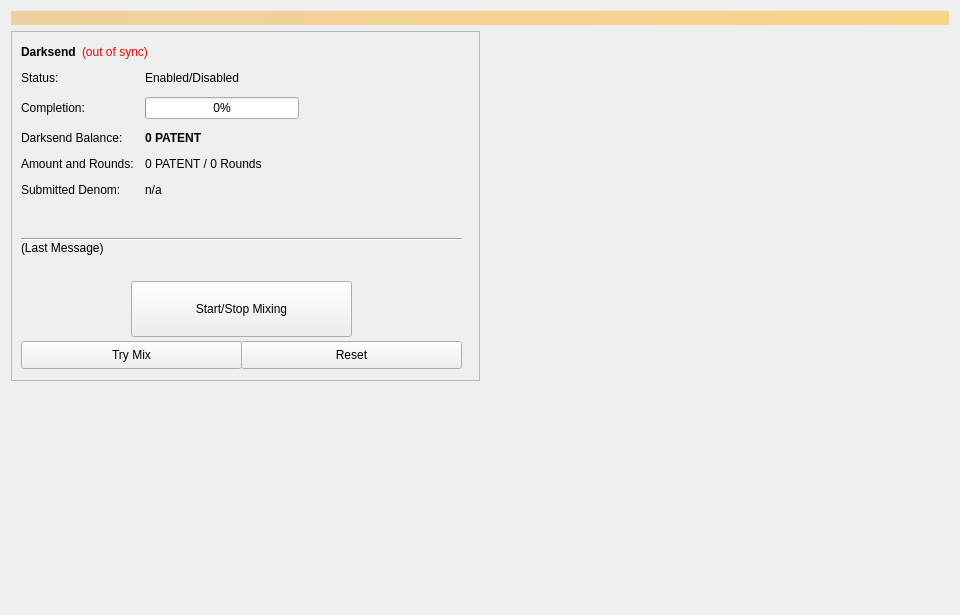
<?xml version="1.0" encoding="UTF-8"?>
<ui version="4.0">
 <class>Coinmix</class>
 <widget class="QWidget" name="Coinmix">
  <property name="geometry">
   <rect>
    <x>0</x>
    <y>0</y>
    <width>960</width>
    <height>615</height>
   </rect>
  </property>
  <property name="minimumSize">
   <size>
    <width>960</width>
    <height>0</height>
   </size>
  </property>
  <property name="windowTitle">
   <string>Form</string>
  </property>
  <layout class="QVBoxLayout" name="topLayout">
   <item>
    <widget class="QLabel" name="labelAlerts">
     <property name="visible">
      <bool>false</bool>
     </property>
     <property name="styleSheet">
      <string notr="true">background-color: qlineargradient(x1: 0, y1: 0, x2: 1, y2: 0, stop:0 #F0D0A0, stop:1 #F8D488); color:#000000;</string>
     </property>
     <property name="wordWrap">
      <bool>true</bool>
     </property>
     <property name="margin">
      <number>3</number>
     </property>
    </widget>
   </item>
   <item>
    <layout class="QHBoxLayout" name="horizontalLayout" stretch="1,1">
     <item>
      <layout class="QVBoxLayout" name="verticalLayout_2">
       <item>
        <widget class="QFrame" name="frameDarksend">
         <property name="minimumSize">
          <size>
           <width>0</width>
           <height>350</height>
          </size>
         </property>
         <property name="layoutDirection">
          <enum>Qt::LeftToRight</enum>
         </property>
         <property name="frameShape">
          <enum>QFrame::StyledPanel</enum>
         </property>
         <property name="frameShadow">
          <enum>QFrame::Raised</enum>
         </property>
         <widget class="QWidget" name="formLayoutWidget">
          <property name="geometry">
           <rect>
            <x>10</x>
            <y>40</y>
            <width>451</width>
            <height>161</height>
           </rect>
          </property>
          <layout class="QFormLayout" name="formLayout">
           <property name="fieldGrowthPolicy">
            <enum>QFormLayout::AllNonFixedFieldsGrow</enum>
           </property>
           <property name="horizontalSpacing">
            <number>11</number>
           </property>
           <property name="verticalSpacing">
            <number>12</number>
           </property>
           <item row="0" column="0">
            <widget class="QLabel" name="label_6">
             <property name="text">
              <string>Status:</string>
             </property>
            </widget>
           </item>
           <item row="1" column="0">
            <widget class="QLabel" name="label_7">
             <property name="text">
              <string>Completion:</string>
             </property>
            </widget>
           </item>
           <item row="1" column="1">
            <widget class="QProgressBar" name="DarksendProgress">
             <property name="maximumSize">
              <size>
               <width>154</width>
               <height>16777215</height>
              </size>
             </property>
             <property name="value">
              <number>0</number>
             </property>
            </widget>
           </item>
           <item row="2" column="0">
            <widget class="QLabel" name="labelAnonymizedText">
             <property name="text">
              <string>Darksend Balance:</string>
             </property>
            </widget>
           </item>
           <item row="2" column="1">
            <widget class="QLabel" name="labelAnonymized">
             <property name="font">
              <font>
               <weight>75</weight>
               <bold>true</bold>
              </font>
             </property>
             <property name="text">
              <string notr="true">0 PATENT</string>
             </property>
            </widget>
           </item>
           <item row="3" column="0">
            <widget class="QLabel" name="label_8">
             <property name="text">
              <string>Amount and Rounds:</string>
             </property>
            </widget>
           </item>
           <item row="3" column="1">
            <widget class="QLabel" name="labelAmountRounds">
             <property name="text">
              <string>0 PATENT / 0 Rounds</string>
             </property>
            </widget>
           </item>
           <item row="4" column="0">
            <widget class="QLabel" name="label_9">
             <property name="text">
              <string>Submitted Denom:</string>
             </property>
            </widget>
           </item>
           <item row="4" column="1">
            <widget class="QLabel" name="labelSubmittedDenom">
             <property name="toolTip">
              <string>The denominations you submitted to the Masternode.&lt;br&gt;To mix, other users must submit the exact same denominations.</string>
             </property>
             <property name="text">
              <string>n/a</string>
             </property>
            </widget>
           </item>
           <item row="0" column="1">
            <widget class="QLabel" name="DarksendEnabled">
             <property name="text">
              <string>Enabled/Disabled</string>
             </property>
            </widget>
           </item>
          </layout>
         </widget>
         <widget class="QPushButton" name="runAutoDenom">
          <property name="geometry">
           <rect>
            <x>251</x>
            <y>17</y>
            <width>1</width>
            <height>1</height>
           </rect>
          </property>
          <property name="palette">
           <palette>
            <active>
             <colorrole role="WindowText">
              <brush brushstyle="SolidPattern">
               <color alpha="255">
                <red>0</red>
                <green>0</green>
                <blue>0</blue>
               </color>
              </brush>
             </colorrole>
             <colorrole role="Button">
              <brush brushstyle="SolidPattern">
               <color alpha="255">
                <red>239</red>
                <green>238</green>
                <blue>238</blue>
               </color>
              </brush>
             </colorrole>
             <colorrole role="Light">
              <brush brushstyle="SolidPattern">
               <color alpha="255">
                <red>255</red>
                <green>255</green>
                <blue>255</blue>
               </color>
              </brush>
             </colorrole>
             <colorrole role="Midlight">
              <brush brushstyle="SolidPattern">
               <color alpha="255">
                <red>247</red>
                <green>246</green>
                <blue>246</blue>
               </color>
              </brush>
             </colorrole>
             <colorrole role="Dark">
              <brush brushstyle="SolidPattern">
               <color alpha="255">
                <red>119</red>
                <green>119</green>
                <blue>119</blue>
               </color>
              </brush>
             </colorrole>
             <colorrole role="Mid">
              <brush brushstyle="SolidPattern">
               <color alpha="255">
                <red>159</red>
                <green>159</green>
                <blue>159</blue>
               </color>
              </brush>
             </colorrole>
             <colorrole role="Text">
              <brush brushstyle="SolidPattern">
               <color alpha="255">
                <red>0</red>
                <green>0</green>
                <blue>0</blue>
               </color>
              </brush>
             </colorrole>
             <colorrole role="BrightText">
              <brush brushstyle="SolidPattern">
               <color alpha="255">
                <red>255</red>
                <green>255</green>
                <blue>255</blue>
               </color>
              </brush>
             </colorrole>
             <colorrole role="ButtonText">
              <brush brushstyle="SolidPattern">
               <color alpha="255">
                <red>0</red>
                <green>0</green>
                <blue>0</blue>
               </color>
              </brush>
             </colorrole>
             <colorrole role="Base">
              <brush brushstyle="SolidPattern">
               <color alpha="255">
                <red>255</red>
                <green>255</green>
                <blue>255</blue>
               </color>
              </brush>
             </colorrole>
             <colorrole role="Window">
              <brush brushstyle="SolidPattern">
               <color alpha="255">
                <red>239</red>
                <green>238</green>
                <blue>238</blue>
               </color>
              </brush>
             </colorrole>
             <colorrole role="Shadow">
              <brush brushstyle="SolidPattern">
               <color alpha="255">
                <red>0</red>
                <green>0</green>
                <blue>0</blue>
               </color>
              </brush>
             </colorrole>
             <colorrole role="AlternateBase">
              <brush brushstyle="SolidPattern">
               <color alpha="255">
                <red>247</red>
                <green>246</green>
                <blue>246</blue>
               </color>
              </brush>
             </colorrole>
             <colorrole role="ToolTipBase">
              <brush brushstyle="SolidPattern">
               <color alpha="255">
                <red>255</red>
                <green>255</green>
                <blue>220</blue>
               </color>
              </brush>
             </colorrole>
             <colorrole role="ToolTipText">
              <brush brushstyle="SolidPattern">
               <color alpha="255">
                <red>0</red>
                <green>0</green>
                <blue>0</blue>
               </color>
              </brush>
             </colorrole>
            </active>
            <inactive>
             <colorrole role="WindowText">
              <brush brushstyle="SolidPattern">
               <color alpha="255">
                <red>0</red>
                <green>0</green>
                <blue>0</blue>
               </color>
              </brush>
             </colorrole>
             <colorrole role="Button">
              <brush brushstyle="SolidPattern">
               <color alpha="255">
                <red>239</red>
                <green>238</green>
                <blue>238</blue>
               </color>
              </brush>
             </colorrole>
             <colorrole role="Light">
              <brush brushstyle="SolidPattern">
               <color alpha="255">
                <red>255</red>
                <green>255</green>
                <blue>255</blue>
               </color>
              </brush>
             </colorrole>
             <colorrole role="Midlight">
              <brush brushstyle="SolidPattern">
               <color alpha="255">
                <red>247</red>
                <green>246</green>
                <blue>246</blue>
               </color>
              </brush>
             </colorrole>
             <colorrole role="Dark">
              <brush brushstyle="SolidPattern">
               <color alpha="255">
                <red>119</red>
                <green>119</green>
                <blue>119</blue>
               </color>
              </brush>
             </colorrole>
             <colorrole role="Mid">
              <brush brushstyle="SolidPattern">
               <color alpha="255">
                <red>159</red>
                <green>159</green>
                <blue>159</blue>
               </color>
              </brush>
             </colorrole>
             <colorrole role="Text">
              <brush brushstyle="SolidPattern">
               <color alpha="255">
                <red>0</red>
                <green>0</green>
                <blue>0</blue>
               </color>
              </brush>
             </colorrole>
             <colorrole role="BrightText">
              <brush brushstyle="SolidPattern">
               <color alpha="255">
                <red>255</red>
                <green>255</green>
                <blue>255</blue>
               </color>
              </brush>
             </colorrole>
             <colorrole role="ButtonText">
              <brush brushstyle="SolidPattern">
               <color alpha="255">
                <red>0</red>
                <green>0</green>
                <blue>0</blue>
               </color>
              </brush>
             </colorrole>
             <colorrole role="Base">
              <brush brushstyle="SolidPattern">
               <color alpha="255">
                <red>255</red>
                <green>255</green>
                <blue>255</blue>
               </color>
              </brush>
             </colorrole>
             <colorrole role="Window">
              <brush brushstyle="SolidPattern">
               <color alpha="255">
                <red>239</red>
                <green>238</green>
                <blue>238</blue>
               </color>
              </brush>
             </colorrole>
             <colorrole role="Shadow">
              <brush brushstyle="SolidPattern">
               <color alpha="255">
                <red>0</red>
                <green>0</green>
                <blue>0</blue>
               </color>
              </brush>
             </colorrole>
             <colorrole role="AlternateBase">
              <brush brushstyle="SolidPattern">
               <color alpha="255">
                <red>247</red>
                <green>246</green>
                <blue>246</blue>
               </color>
              </brush>
             </colorrole>
             <colorrole role="ToolTipBase">
              <brush brushstyle="SolidPattern">
               <color alpha="255">
                <red>255</red>
                <green>255</green>
                <blue>220</blue>
               </color>
              </brush>
             </colorrole>
             <colorrole role="ToolTipText">
              <brush brushstyle="SolidPattern">
               <color alpha="255">
                <red>0</red>
                <green>0</green>
                <blue>0</blue>
               </color>
              </brush>
             </colorrole>
            </inactive>
            <disabled>
             <colorrole role="WindowText">
              <brush brushstyle="SolidPattern">
               <color alpha="255">
                <red>119</red>
                <green>119</green>
                <blue>119</blue>
               </color>
              </brush>
             </colorrole>
             <colorrole role="Button">
              <brush brushstyle="SolidPattern">
               <color alpha="255">
                <red>239</red>
                <green>238</green>
                <blue>238</blue>
               </color>
              </brush>
             </colorrole>
             <colorrole role="Light">
              <brush brushstyle="SolidPattern">
               <color alpha="255">
                <red>255</red>
                <green>255</green>
                <blue>255</blue>
               </color>
              </brush>
             </colorrole>
             <colorrole role="Midlight">
              <brush brushstyle="SolidPattern">
               <color alpha="255">
                <red>247</red>
                <green>246</green>
                <blue>246</blue>
               </color>
              </brush>
             </colorrole>
             <colorrole role="Dark">
              <brush brushstyle="SolidPattern">
               <color alpha="255">
                <red>119</red>
                <green>119</green>
                <blue>119</blue>
               </color>
              </brush>
             </colorrole>
             <colorrole role="Mid">
              <brush brushstyle="SolidPattern">
               <color alpha="255">
                <red>159</red>
                <green>159</green>
                <blue>159</blue>
               </color>
              </brush>
             </colorrole>
             <colorrole role="Text">
              <brush brushstyle="SolidPattern">
               <color alpha="255">
                <red>119</red>
                <green>119</green>
                <blue>119</blue>
               </color>
              </brush>
             </colorrole>
             <colorrole role="BrightText">
              <brush brushstyle="SolidPattern">
               <color alpha="255">
                <red>255</red>
                <green>255</green>
                <blue>255</blue>
               </color>
              </brush>
             </colorrole>
             <colorrole role="ButtonText">
              <brush brushstyle="SolidPattern">
               <color alpha="255">
                <red>119</red>
                <green>119</green>
                <blue>119</blue>
               </color>
              </brush>
             </colorrole>
             <colorrole role="Base">
              <brush brushstyle="SolidPattern">
               <color alpha="255">
                <red>239</red>
                <green>238</green>
                <blue>238</blue>
               </color>
              </brush>
             </colorrole>
             <colorrole role="Window">
              <brush brushstyle="SolidPattern">
               <color alpha="255">
                <red>239</red>
                <green>238</green>
                <blue>238</blue>
               </color>
              </brush>
             </colorrole>
             <colorrole role="Shadow">
              <brush brushstyle="SolidPattern">
               <color alpha="255">
                <red>0</red>
                <green>0</green>
                <blue>0</blue>
               </color>
              </brush>
             </colorrole>
             <colorrole role="AlternateBase">
              <brush brushstyle="SolidPattern">
               <color alpha="255">
                <red>239</red>
                <green>238</green>
                <blue>238</blue>
               </color>
              </brush>
             </colorrole>
             <colorrole role="ToolTipBase">
              <brush brushstyle="SolidPattern">
               <color alpha="255">
                <red>255</red>
                <green>255</green>
                <blue>220</blue>
               </color>
              </brush>
             </colorrole>
             <colorrole role="ToolTipText">
              <brush brushstyle="SolidPattern">
               <color alpha="255">
                <red>0</red>
                <green>0</green>
                <blue>0</blue>
               </color>
              </brush>
             </colorrole>
            </disabled>
           </palette>
          </property>
          <property name="focusPolicy">
           <enum>Qt::NoFocus</enum>
          </property>
          <property name="autoFillBackground">
           <bool>true</bool>
          </property>
          <property name="text">
           <string/>
          </property>
          <property name="flat">
           <bool>true</bool>
          </property>
         </widget>
         <widget class="QPushButton" name="toggleDarksend">
          <property name="geometry">
           <rect>
            <x>120</x>
            <y>250</y>
            <width>221</width>
            <height>56</height>
           </rect>
          </property>
          <property name="sizePolicy">
           <sizepolicy hsizetype="MinimumExpanding" vsizetype="Fixed">
            <horstretch>0</horstretch>
            <verstretch>0</verstretch>
           </sizepolicy>
          </property>
          <property name="text">
           <string>Start/Stop Mixing</string>
          </property>
         </widget>
         <widget class="Line" name="lineLastMessage">
          <property name="geometry">
           <rect>
            <x>10</x>
            <y>200</y>
            <width>441</width>
            <height>16</height>
           </rect>
          </property>
          <property name="orientation">
           <enum>Qt::Horizontal</enum>
          </property>
         </widget>
         <widget class="QLabel" name="DarksendStatus">
          <property name="geometry">
           <rect>
            <x>10</x>
            <y>210</y>
            <width>451</width>
            <height>43</height>
           </rect>
          </property>
          <property name="minimumSize">
           <size>
            <width>288</width>
            <height>43</height>
           </size>
          </property>
          <property name="text">
           <string>(Last Message)</string>
          </property>
          <property name="alignment">
           <set>Qt::AlignLeading|Qt::AlignLeft|Qt::AlignTop</set>
          </property>
          <property name="wordWrap">
           <bool>true</bool>
          </property>
         </widget>
         <widget class="QPushButton" name="DarksendAuto">
          <property name="geometry">
           <rect>
            <x>10</x>
            <y>310</y>
            <width>221</width>
            <height>28</height>
           </rect>
          </property>
          <property name="sizePolicy">
           <sizepolicy hsizetype="MinimumExpanding" vsizetype="Fixed">
            <horstretch>0</horstretch>
            <verstretch>0</verstretch>
           </sizepolicy>
          </property>
          <property name="toolTip">
           <string>Try to manually submit a Darksend request.</string>
          </property>
          <property name="text">
           <string>Try Mix</string>
          </property>
         </widget>
         <widget class="QPushButton" name="DarksendReset">
          <property name="geometry">
           <rect>
            <x>230</x>
            <y>310</y>
            <width>221</width>
            <height>28</height>
           </rect>
          </property>
          <property name="sizePolicy">
           <sizepolicy hsizetype="MinimumExpanding" vsizetype="Fixed">
            <horstretch>0</horstretch>
            <verstretch>0</verstretch>
           </sizepolicy>
          </property>
          <property name="toolTip">
           <string>Reset the current status of Darksend (can interrupt Darksend if it's in the process of Mixing, which can cost you money!)</string>
          </property>
          <property name="autoFillBackground">
           <bool>false</bool>
          </property>
          <property name="text">
           <string>Reset</string>
          </property>
         </widget>
         <widget class="QWidget" name="layoutWidget">
          <property name="geometry">
           <rect>
            <x>10</x>
            <y>10</y>
            <width>431</width>
            <height>22</height>
           </rect>
          </property>
          <layout class="QHBoxLayout" name="horizontalLayout_5">
           <item>
            <widget class="QLabel" name="label_2">
             <property name="font">
              <font>
               <weight>75</weight>
               <bold>true</bold>
              </font>
             </property>
             <property name="text">
              <string>Darksend</string>
             </property>
            </widget>
           </item>
           <item>
            <widget class="QLabel" name="labelDarksendSyncStatus">
             <property name="toolTip">
              <string>The displayed information may be out of date. Your wallet automatically synchronizes with the PATENT network after a connection is established, but this process has not completed yet.</string>
             </property>
             <property name="styleSheet">
              <string notr="true">QLabel { color: red; }</string>
             </property>
             <property name="text">
              <string notr="true">(out of sync)</string>
             </property>
             <property name="alignment">
              <set>Qt::AlignLeading|Qt::AlignLeft|Qt::AlignVCenter</set>
             </property>
            </widget>
           </item>
           <item>
            <spacer name="horizontalSpacer_4">
             <property name="orientation">
              <enum>Qt::Horizontal</enum>
             </property>
             <property name="sizeHint" stdset="0">
              <size>
               <width>40</width>
               <height>20</height>
              </size>
             </property>
            </spacer>
           </item>
          </layout>
         </widget>
        </widget>
       </item>
       <item>
        <spacer name="verticalSpacer">
         <property name="orientation">
          <enum>Qt::Vertical</enum>
         </property>
         <property name="sizeHint" stdset="0">
          <size>
           <width>20</width>
           <height>40</height>
          </size>
         </property>
        </spacer>
       </item>
      </layout>
     </item>
     <item>
      <layout class="QVBoxLayout" name="verticalLayout_3">
       <item>
        <spacer name="verticalSpacer_2">
         <property name="orientation">
          <enum>Qt::Vertical</enum>
         </property>
         <property name="sizeType">
          <enum>QSizePolicy::Expanding</enum>
         </property>
         <property name="sizeHint" stdset="0">
          <size>
           <width>20</width>
           <height>40</height>
          </size>
         </property>
        </spacer>
       </item>
      </layout>
     </item>
    </layout>
   </item>
  </layout>
 </widget>
 <resources/>
 <connections/>
</ui>
